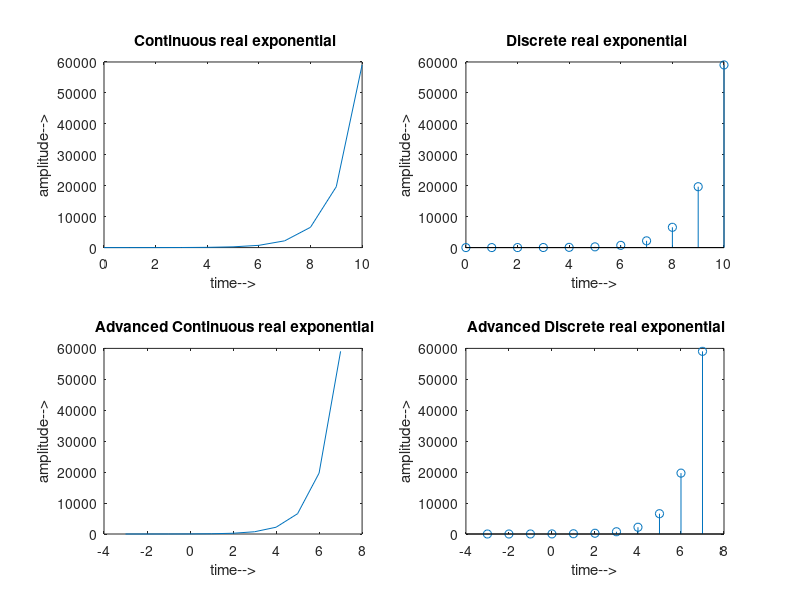

MATLAB code to generate this figure:
n=0:10;
a=3;
x=a.^n;
subplot(2,2,1);
plot(n,x);
xlabel('time-->');
ylabel('amplitude-->');
title(' Continuous real exponential');

n=0:10;
a=3;
x=a.^n;
subplot(2,2,2);
stem(n,x);
xlabel('time-->');
ylabel('amplitude-->');
title(' Discrete real exponential');

n=0:10;
a=3;
x=a.^n;
subplot(2,2,3);
plot(n-3,x);
xlabel('time-->');
ylabel('amplitude-->');
title(' Advanced Continuous real exponential');

n=0:10;
a=3;
x=a.^n;
subplot(2,2,4);
stem(n-3,x);
xlabel('time-->');
ylabel('amplitude-->');
title(' Advanced Discrete real exponential');
